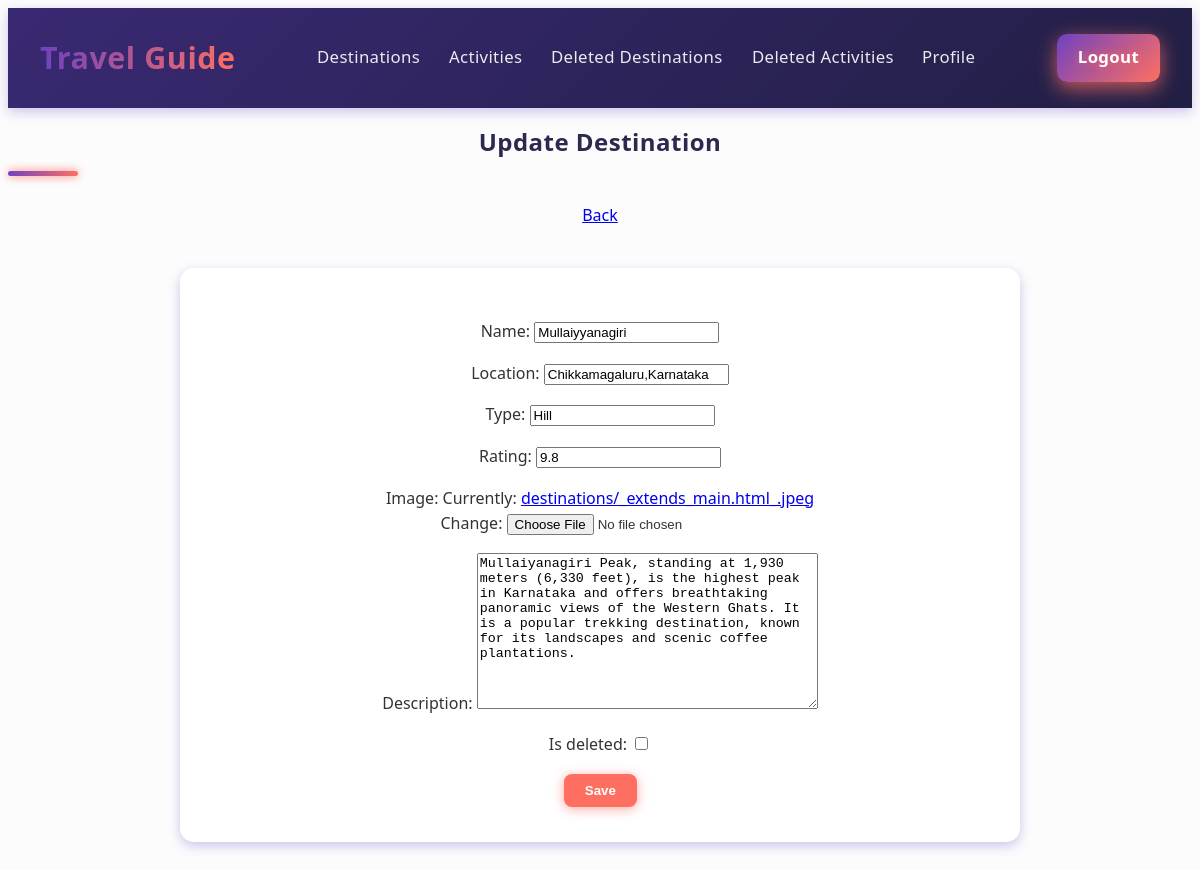
/destinations/1/edit/ (signed in), run on the app's committed database.
### destinations/models.py (models this page shows, shortened)
class Destination(models.Model):
    name = models.CharField(max_length=100)
    location = models.CharField(max_length=100)
    type = models.CharField(max_length=50)
    rating = models.FloatField()
    image = models.ImageField(upload_to='destinations/')  # Use ImageField instead of URLField
    description = models.TextField()
    is_deleted = models.BooleanField(default=False)

### destinations/views.py (the view)
# urls.py: path('<int:pk>/edit/', views.destination_update, name='destination_update'),
@login_required(login_url='signin')
def destination_update(request, pk):
    destination = get_object_or_404(Destination, pk=pk)
    form = DestinationForm(request.POST or None, request.FILES or None, instance=destination)
    if form.is_valid():
        form.save()
        messages.success(request, 'Destination updated successfully.')
        return redirect('destination_detail', pk=pk)
    return render(request, 'destination_form.html', {'form': form})

### destinations/forms.py
class DestinationForm(forms.ModelForm):
    class Meta:
        model = Destination
        fields = '__all__'  # or list all fields explicitly

### destinations/templates/destination_form.html (shortened to what this page needs)
{% extends 'main.html' %}
{% block content %}
<h2>{{ form.instance.pk|yesno:"Update Destination,Add Destination" }}</h2>
<a href="{% url 'destination_list' %}">Back</a>
<form method="post" enctype="multipart/form-data">
  {{ form.as_p }}
  <button type="submit" class="btn btn-success">Save</button>
</form>
{% endblock %}

### static/style.css (style rules this page uses)
:root { --primary-color: #6f42c1; --secondary-color: #ff6f61; --accent-color-1: #e6c6ff; --accent-color-2: #ffb3a7; --accent-color-3: #845ec2; --accent-color-4: #ff867f; --danger-color: #e55353; --warning-color: #ff9f43; --dark-color: #2b2a4e; --light-color: #f5f1fa; --shadow: 0 4px 12px rgba(107, 66, 193, 0.3); --transition: all 0.35s cubic-bezier(0.4, 0, 0.2, 1); --animation-ease: cubic-bezier(0.4, 0, 0.2, 1); --animation-duration: 0.4s; }
body { font-family: 'Segoe UI', Tahoma, Geneva, Verdana, sans-serif; background-color: #fcfcfd; color: #333; line-height: 1.6; min-height: 100vh; display: flex; flex-direction: column; scroll-behavior: smooth; -webkit-font-smoothing: antialiased; -moz-osx-font-smoothing: grayscale; }
.btn { padding: 0.55rem 1.3rem; border-radius: 8px; font-weight: 600; transition: var(--transition); border: none; cursor: pointer; display: inline-flex; align-items: center; justify-content: center; user-select: none; will-change: transform, box-shadow; }
.btn-success { background-color: var(--secondary-color); color: white; box-shadow: 0 2px 12px rgba(255, 111, 97, 0.6); }
form { background: #fff; padding: 2.2rem; border-radius: 14px; box-shadow: var(--shadow); margin: 2.5rem 0; animation: slideUp 0.4s var(--animation-ease); will-change: opacity, transform; }
h1, h2, h3, h4, h5, h6 { color: var(--dark-color); margin-bottom: 1.7rem; position: relative; font-weight: 700; letter-spacing: 0.02em; line-height: 1.2; user-select: none; transition: color 0.3s ease; }
h2:after { content: ""; display: block; width: 70px; height: 5px; background: linear-gradient(90deg, var(--primary-color), var(--secondary-color)); margin-top: 14px; border-radius: 4px; box-shadow: 0 0 10px var(--secondary-color); }
form { background: #fff; max-width: 840px; width: 100%; margin: 2.5rem auto; padding: 2.2rem; border-radius: 14px; box-shadow: var(--shadow); animation: slideUp 0.4s var(--animation-ease); will-change: opacity, transform; box-sizing: border-box; }

### data on the page
Destination: instance.pk "Update Destination", name "Mullaiyyanagiri", location "Chikkamagaluru,Karnataka", type "Hill", rating "9.8", description "Mullaiyanagiri Peak, standing at 1,930 meters (6,330 feet), is the highest peak in Karnataka and offers breathtaking panoramic views of the Western Ghats. It is a popular trekking destination, known for its landscapes and scenic coffee plantations."
